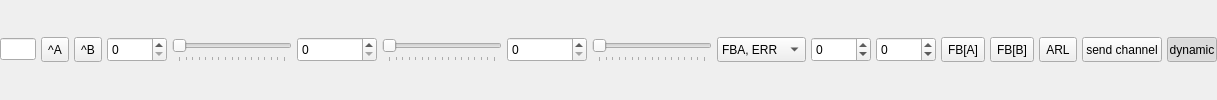
<?xml version="1.0" encoding="UTF-8"?>
<ui version="4.0">
 <class>dfbChn</class>
 <widget class="QWidget" name="dfbChn">
  <layout class="QGridLayout" name="row_layout">
   <property name="leftMargin"><number>0</number></property>
   <property name="topMargin"><number>0</number></property>
   <property name="rightMargin"><number>0</number></property>
   <property name="bottomMargin"><number>0</number></property>
   <property name="spacing"><number>5</number></property>

   <!-- col 0: state index display -->
   <item row="0" column="0">
    <widget class="QLineEdit" name="counter_label">
     <property name="minimumSize"><size><width>36</width><height>0</height></size></property>
     <property name="maximumSize"><size><width>36</width><height>16777215</height></size></property>
     <property name="alignment"><set>Qt::AlignRight</set></property>
     <property name="readOnly"><bool>true</bool></property>
     <property name="focusPolicy"><enum>Qt::NoFocus</enum></property>
     <!-- stylesheet (tc.yellow) applied in Python -->
    </widget>
   </item>

   <!-- col 1: triangle A toggle -->
   <item row="0" column="1">
    <widget class="QToolButton" name="TriA_button">
     <property name="text"><string>^A</string></property>
     <property name="minimumSize"><size><width>0</width><height>25</height></size></property>
     <property name="maximumSize"><size><width>16777215</width><height>25</height></size></property>
     <property name="checkable"><bool>true</bool></property>
     <property name="checked"><bool>false</bool></property>
     <!-- stylesheet (tc.red) applied in Python -->
    </widget>
   </item>

   <!-- col 2: triangle B toggle -->
   <item row="0" column="2">
    <widget class="QToolButton" name="TriB_button">
     <property name="text"><string>^B</string></property>
     <property name="minimumSize"><size><width>0</width><height>25</height></size></property>
     <property name="maximumSize"><size><width>16777215</width><height>25</height></size></property>
     <property name="checkable"><bool>true</bool></property>
     <property name="checked"><bool>false</bool></property>
     <!-- stylesheet (tc.red) applied in Python -->
    </widget>
   </item>

   <!-- col 3: ADC lock point spinbox -->
   <item row="0" column="3">
    <widget class="QSpinBox" name="a2d_lockpt_spin">
     <property name="minimumSize"><size><width>60</width><height>25</height></size></property>
     <property name="maximumSize"><size><width>60</width><height>25</height></size></property>
     <property name="focusPolicy"><enum>Qt::StrongFocus</enum></property>
     <property name="keyboardTracking"><bool>false</bool></property>
     <property name="minimum"><number>0</number></property>
     <property name="maximum"><number>4095</number></property>
     <property name="singleStep"><number>1</number></property>
    </widget>
   </item>

   <!-- col 4: ADC lock point slider -->
   <item row="0" column="4">
    <widget class="QSlider" name="a2d_lockpt_slider">
     <property name="minimumSize"><size><width>120</width><height>25</height></size></property>
     <property name="maximumSize"><size><width>120</width><height>25</height></size></property>
     <property name="focusPolicy"><enum>Qt::StrongFocus</enum></property>
     <property name="minimum"><number>0</number></property>
     <property name="maximum"><number>4095</number></property>
     <property name="singleStep"><number>8</number></property>
     <property name="pageStep"><number>128</number></property>
     <property name="tickPosition"><enum>QSlider::TicksBelow</enum></property>
     <property name="tickInterval"><number>256</number></property>
     <property name="tracking"><bool>true</bool></property>
     <property name="orientation"><enum>Qt::Horizontal</enum></property>
    </widget>
   </item>

   <!-- col 5: DAC A spinbox -->
   <item row="0" column="5">
    <widget class="QSpinBox" name="d2a_A_spin">
     <property name="minimumSize"><size><width>80</width><height>25</height></size></property>
     <property name="maximumSize"><size><width>80</width><height>25</height></size></property>
     <property name="focusPolicy"><enum>Qt::StrongFocus</enum></property>
     <property name="keyboardTracking"><bool>false</bool></property>
     <property name="minimum"><number>0</number></property>
     <property name="maximum"><number>16383</number></property>
     <property name="singleStep"><number>1</number></property>
    </widget>
   </item>

   <!-- col 6: DAC A slider -->
   <item row="0" column="6">
    <widget class="QSlider" name="d2a_A_slider">
     <property name="minimumSize"><size><width>120</width><height>25</height></size></property>
     <property name="maximumSize"><size><width>120</width><height>25</height></size></property>
     <property name="focusPolicy"><enum>Qt::StrongFocus</enum></property>
     <property name="minimum"><number>0</number></property>
     <property name="maximum"><number>16383</number></property>
     <property name="singleStep"><number>32</number></property>
     <property name="pageStep"><number>512</number></property>
     <property name="tickPosition"><enum>QSlider::TicksBelow</enum></property>
     <property name="tickInterval"><number>1024</number></property>
     <property name="tracking"><bool>true</bool></property>
     <property name="orientation"><enum>Qt::Horizontal</enum></property>
    </widget>
   </item>

   <!-- col 7: DAC B spinbox -->
   <item row="0" column="7">
    <widget class="QSpinBox" name="d2a_B_spin">
     <property name="minimumSize"><size><width>80</width><height>25</height></size></property>
     <property name="maximumSize"><size><width>80</width><height>25</height></size></property>
     <property name="focusPolicy"><enum>Qt::StrongFocus</enum></property>
     <property name="keyboardTracking"><bool>false</bool></property>
     <property name="minimum"><number>0</number></property>
     <property name="maximum"><number>16383</number></property>
     <property name="singleStep"><number>1</number></property>
    </widget>
   </item>

   <!-- col 8: DAC B slider -->
   <item row="0" column="8">
    <widget class="QSlider" name="d2a_B_slider">
     <property name="minimumSize"><size><width>120</width><height>25</height></size></property>
     <property name="maximumSize"><size><width>120</width><height>25</height></size></property>
     <property name="focusPolicy"><enum>Qt::StrongFocus</enum></property>
     <property name="minimum"><number>0</number></property>
     <property name="maximum"><number>16383</number></property>
     <property name="singleStep"><number>32</number></property>
     <property name="pageStep"><number>512</number></property>
     <property name="tickPosition"><enum>QSlider::TicksBelow</enum></property>
     <property name="tickInterval"><number>1024</number></property>
     <property name="tracking"><bool>true</bool></property>
     <property name="orientation"><enum>Qt::Horizontal</enum></property>
    </widget>
   </item>

   <!-- col 9: data packet / send mode combobox -->
   <item row="0" column="9">
    <widget class="QComboBox" name="data_packet">
     <property name="minimumSize"><size><width>0</width><height>25</height></size></property>
     <property name="maximumSize"><size><width>16777215</width><height>25</height></size></property>
     <item><property name="text"><string>FBA, ERR</string></property></item>
     <item><property name="text"><string>FBB, ERR</string></property></item>
     <item><property name="text"><string>FBB, FBA</string></property></item>
     <item><property name="text"><string>test pattern</string></property></item>
    </widget>
   </item>

   <!-- col 10: P gain spinbox -->
   <item row="0" column="10">
    <widget class="QSpinBox" name="P_spin">
     <property name="minimumSize"><size><width>60</width><height>25</height></size></property>
     <property name="maximumSize"><size><width>60</width><height>25</height></size></property>
     <property name="focusPolicy"><enum>Qt::StrongFocus</enum></property>
     <property name="keyboardTracking"><bool>false</bool></property>
     <property name="minimum"><number>-511</number></property>
     <property name="maximum"><number>511</number></property>
     <property name="singleStep"><number>8</number></property>
    </widget>
   </item>

   <!-- col 11: I gain spinbox -->
   <item row="0" column="11">
    <widget class="QSpinBox" name="I_spin">
     <property name="minimumSize"><size><width>60</width><height>25</height></size></property>
     <property name="maximumSize"><size><width>60</width><height>25</height></size></property>
     <property name="focusPolicy"><enum>Qt::StrongFocus</enum></property>
     <property name="keyboardTracking"><bool>false</bool></property>
     <property name="minimum"><number>-511</number></property>
     <property name="maximum"><number>511</number></property>
     <property name="singleStep"><number>8</number></property>
    </widget>
   </item>

   <!-- col 12: feedback A toggle -->
   <item row="0" column="12">
    <widget class="QToolButton" name="FBA_button">
     <property name="text"><string>FB[A]</string></property>
     <property name="minimumSize"><size><width>0</width><height>25</height></size></property>
     <property name="maximumSize"><size><width>16777215</width><height>25</height></size></property>
     <property name="checkable"><bool>true</bool></property>
     <property name="checked"><bool>false</bool></property>
     <!-- stylesheet (tc.red) applied in Python -->
    </widget>
   </item>

   <!-- col 13: feedback B toggle -->
   <item row="0" column="13">
    <widget class="QToolButton" name="FBB_button">
     <property name="text"><string>FB[B]</string></property>
     <property name="minimumSize"><size><width>0</width><height>25</height></size></property>
     <property name="maximumSize"><size><width>16777215</width><height>25</height></size></property>
     <property name="checkable"><bool>true</bool></property>
     <property name="checked"><bool>false</bool></property>
     <!-- stylesheet (tc.red) applied in Python -->
    </widget>
   </item>

   <!-- col 14: ARL toggle -->
   <item row="0" column="14">
    <widget class="QToolButton" name="ARL_button">
     <property name="text"><string>ARL</string></property>
     <property name="minimumSize"><size><width>0</width><height>25</height></size></property>
     <property name="maximumSize"><size><width>16777215</width><height>25</height></size></property>
     <property name="checkable"><bool>true</bool></property>
     <property name="checked"><bool>false</bool></property>
     <!-- stylesheet (tc.red) applied in Python -->
    </widget>
   </item>

   <!-- col 15: send channel button -->
   <item row="0" column="15">
    <widget class="QPushButton" name="chn_send">
     <property name="text"><string>send channel</string></property>
     <property name="minimumSize"><size><width>0</width><height>25</height></size></property>
     <property name="maximumSize"><size><width>16777215</width><height>25</height></size></property>
    </widget>
   </item>

   <!-- col 16: dynamic/static lock toggle -->
   <item row="0" column="16">
    <widget class="QToolButton" name="lock_button">
     <property name="text"><string>dynamic</string></property>
     <property name="minimumSize"><size><width>50</width><height>25</height></size></property>
     <property name="maximumSize"><size><width>50</width><height>25</height></size></property>
     <property name="checkable"><bool>true</bool></property>
     <property name="checked"><bool>true</bool></property>
     <!-- stylesheet (tc.green) applied in Python -->
    </widget>
   </item>
  </layout>
 </widget>
 <resources/>
 <connections/>
</ui>
